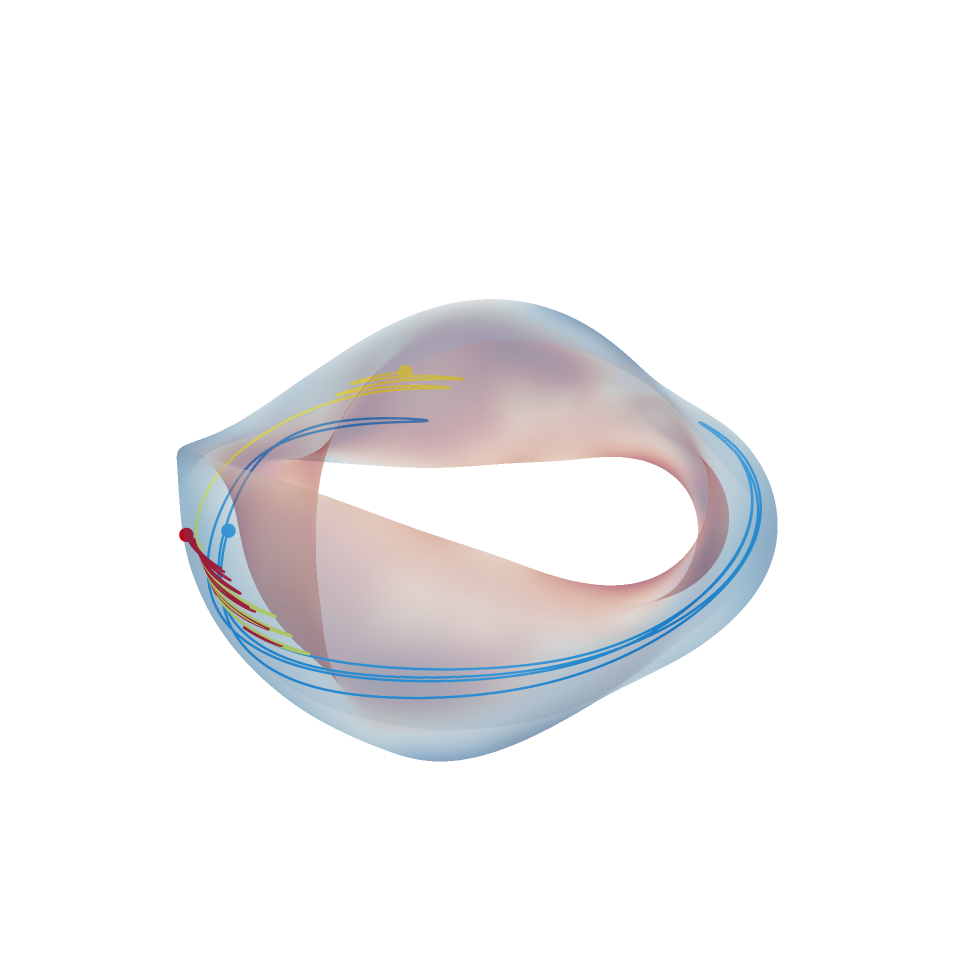

The code cell stored with this chart in its notebook:
### Code cell
eqh = get("NCSX")
ids = [0, 1, 4]
xis = np.linspace(0.1, 0.9, 20)[ids]
colors = sequential_colors[0::3]
particles = ManualParticleInitializerFlux(rho0=0.5, theta0=0, zeta0=0, xi0=xis, E=1e4)
model = VacuumGuidingCenterTrajectory(frame="flux")
fig = plot_3d(
    eqh,
    "|B|",
    alpha=0.3,
    showaxislabels=False,
    showgrid=False,
    zeroline=False,
    showticklabels=False,
    showscale=False,
)
fig, data = plot_particle_trajectories(
    eqh,
    model,
    particles,
    ts=np.linspace(0, 2e-4, 1000),
    fig=fig,
    showaxislabels=False,
    showgrid=False,
    zeroline=False,
    showticklabels=False,
    return_data=True,
    color=colors,
)
fig

### Figure 1 — Plotly figure (JSON) as saved in the notebook; plotly's stock layout.template omitted (floating-point values rounded to 4 significant figures; data arrays with more than 128 entries replaced by an {"elided": "..."} marker saying what was removed)
{"data": [{"colorbar": {"title": {"text": "|𝐁| (T)"}}, "colorscale": [[0, "rgb(5,48,97)"], [0.1, "rgb(33,102,172)"], [0.2, "rgb(67,147,195)"], [0.3, "rgb(146,197,222)"], [0.4, "rgb(209,229,240)"], [0.5, "rgb(247,247,247)"], [0.6, "rgb(253,219,199)"], [0.7, "rgb(244,165,130)"], [0.8, "rgb(214,96,77)"], [0.9, "rgb(178,24,43)"], [1, "rgb(103,0,31)"]], "flatshading": true, "i": {"elided": "60200 int values"}, "intensity": {"elided": "30401 float values"}, "j": {"elided": "60200 int values"}, "k": {"elided": "60200 int values"}, "name": "|𝐁| (T)", "opacity": 0.3, "showscale": false, "type": "mesh3d", "x": {"elided": "30401 float values"}, "y": {"elided": "30401 float values"}, "z": {"elided": "30401 float values"}}, {"hovertext": "Particle[0]", "line": {"color": "#c80016", "dash": "solid", "width": 5}, "marker": {"size": 0}, "mode": "lines", "name": "Particle[0]", "showlegend": false, "type": "scatter3d", "x": {"elided": "1000 float values"}, "y": {"elided": "1000 float values"}, "z": {"elided": "1000 float values"}}, {"hovertext": "Particle[1]", "line": {"color": "#dce953", "dash": "solid", "width": 5}, "marker": {"size": 0}, "mode": "lines", "name": "Particle[1]", "showlegend": false, "type": "scatter3d", "x": {"elided": "1000 float values"}, "y": {"elided": "1000 float values"}, "z": {"elided": "1000 float values"}}, {"hovertext": "Particle[2]", "line": {"color": "#2192e3", "dash": "solid", "width": 5}, "marker": {"size": 0}, "mode": "lines", "name": "Particle[2]", "showlegend": false, "type": "scatter3d", "x": {"elided": "1000 float values"}, "y": {"elided": "1000 float values"}, "z": {"elided": "1000 float values"}}, {"marker": {"color": ["#c80016", "#dce953", "#2192e3"], "size": 5}, "mode": "markers", "showlegend": false, "type": "scatter3d", "x": [1.605, -0.7334, 1.197], "y": [-0.6063, -1.517, -0.9416], "z": [0.2128, -0.03407, -0.1665]}], "layout": {"font": {"family": "Times"}, "height": 960.5, "scene": {"aspectmode": "data", "xaxis": {"backgroundcolor": "white", "gridcolor": "darkgrey", "showbackground": false, "showgrid": false, "showticklabels": false, "title": {"text": ""}, "zeroline": false, "zerolinecolor": "darkgrey"}, "yaxis": {"backgroundcolor": "white", "gridcolor": "darkgrey", "showbackground": false, "showgrid": false, "showticklabels": false, "title": {"text": ""}, "zeroline": false, "zerolinecolor": "darkgrey"}, "zaxis": {"backgroundcolor": "white", "gridcolor": "darkgrey", "showbackground": false, "showgrid": false, "showticklabels": false, "title": {"text": ""}, "zeroline": false, "zerolinecolor": "darkgrey"}}, "title": {"text": "", "x": 0.5, "xanchor": "center", "y": 0.9, "yanchor": "top"}, "width": 960.5}}
